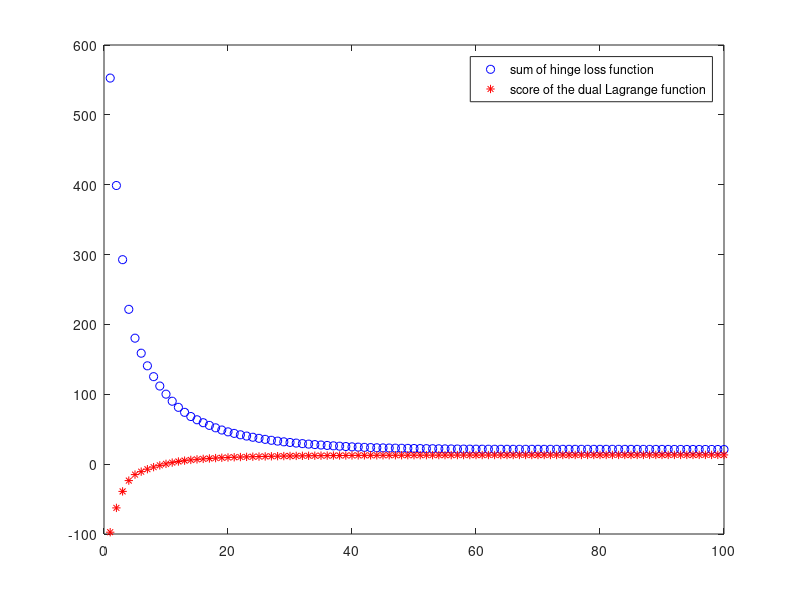
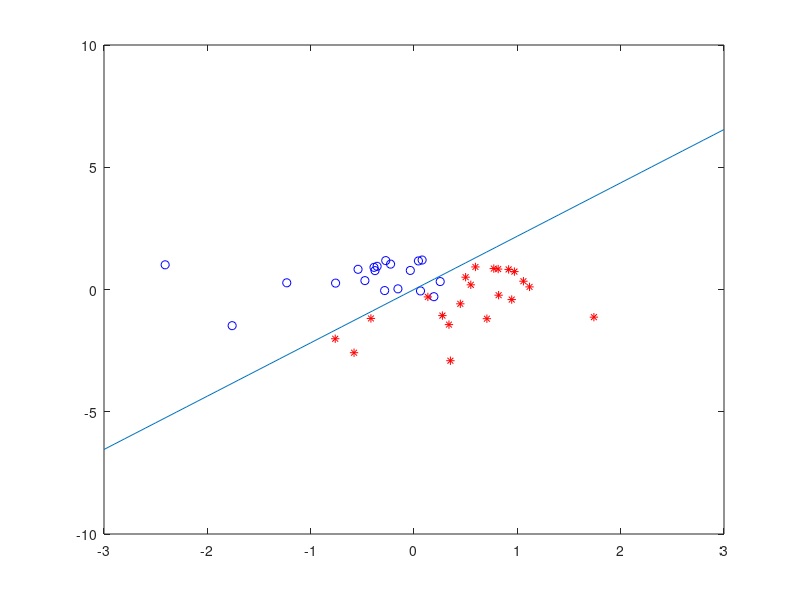

Recreate these plots in MATLAB, in order.
n = 40;
omega = randn(1, 1);
noise = 0.8 * randn(n, 1);
x = randn(n, 2);
y = 2 * (omega * x(:, 1) + x(:, 2) + noise > 0) - 1;
eta = 0.01;
K = zeros(40,40);
for i = 1 : 40
for j = 1:40
K(i,j) = y(i)*y(j)*x(i,:)*x(j,:).';
end
end
lambda = 1;
alpha = ones(40,1);
new_alpha = zeros(40,1);
figure;
for i=1:100
new_alpha = alpha - eta*(((1/(2*lambda))*K*alpha)-ones(40,1));
for j=1:40
if new_alpha(j) < 0
new_alpha(j) = 0;
elseif new_alpha(j) > 1
new_alpha(j) = 1;
end
end
alpha = new_alpha;
w = zeros(2,1);
for j=1 : 40
w = w + alpha(j)*y(j)*x(j,:).';
end
sum = 0;
for j=1:40
if 1 - y(j)*(x(j,:)*w) > 0
sum = sum + 1 - y(j)*(x(j,:)*w);
end
end
sum = sum + lambda* (w.'*w);
plot(i,sum,'bo')
hold on;
plot(i,(-1/(4*lambda))*alpha.'*K*alpha + ones(1,40)*alpha ,'r*');
end
legend('sum of hinge loss function','score of the dual Lagrange function')
figure;
for i=1:n
if y(i) == 1
plot(x(i,1),x(i,2),'bo')
else
plot(x(i,1),x(i,2),'r*')
end
hold on
end
z = -3:1/10:3;
plot(z,-(w(1)/w(2))*z)
